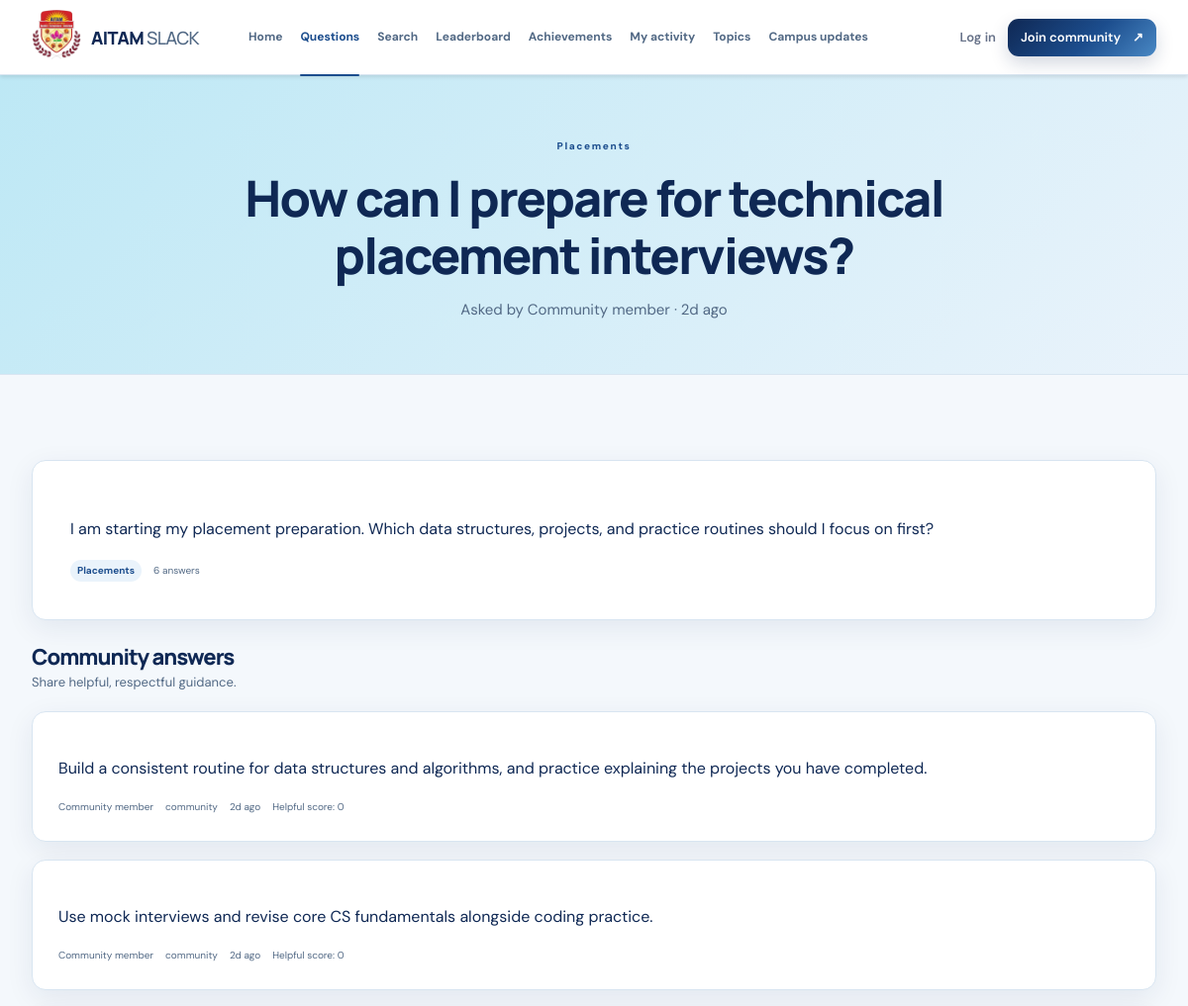
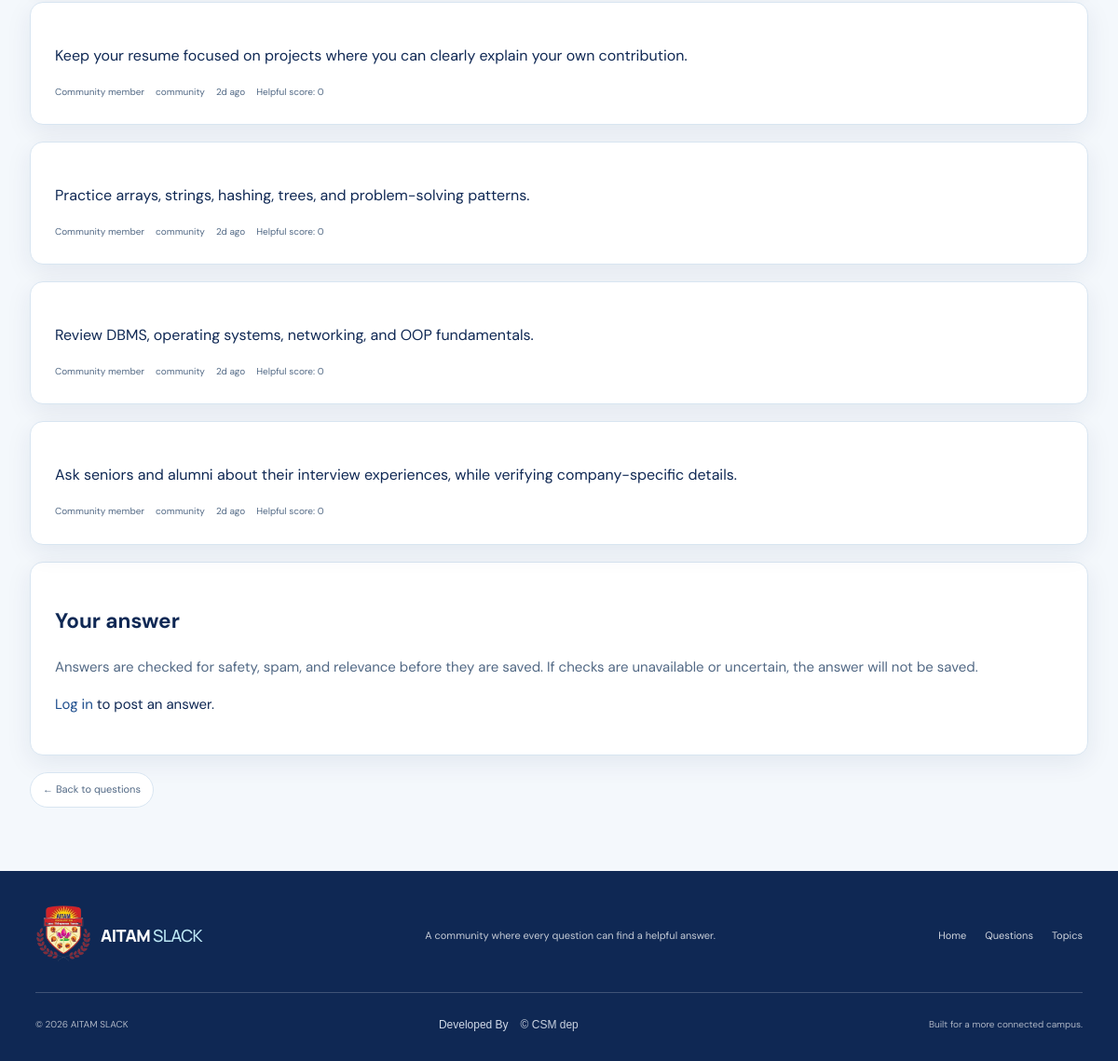
The page /question.php?id=2 on the database its author committed (2 pictures, top to bottom).
### tables this page shows
CREATE TABLE IF NOT EXISTS questions (
  id BIGINT UNSIGNED AUTO_INCREMENT PRIMARY KEY,
  user_id BIGINT UNSIGNED NULL,
  category_id INT UNSIGNED NOT NULL,
  title VARCHAR(220) NOT NULL,
  body TEXT NOT NULL,
  moderation_status ENUM('pending','allowed','review','blocked') NOT NULL DEFAULT 'allowed',
  status ENUM('draft','pending_review','published','rejected','archived') NOT NULL DEFAULT 'published',
  created_at TIMESTAMP NOT NULL DEFAULT CURRENT_TIMESTAMP,
  updated_at TIMESTAMP NULL DEFAULT NULL ON UPDATE CURRENT_TIMESTAMP,
  CONSTRAINT fk_questions_user FOREIGN KEY (user_id) REFERENCES users(id) ON DELETE SET NULL,
  CONSTRAINT fk_questions_category FOREIGN KEY (category_id) REFERENCES categories(id)
);

CREATE TABLE IF NOT EXISTS categories (
  id INT UNSIGNED AUTO_INCREMENT PRIMARY KEY,
  name VARCHAR(80) NOT NULL,
  slug VARCHAR(100) NOT NULL UNIQUE,
  description VARCHAR(255) NOT NULL,
  icon VARCHAR(12) NOT NULL DEFAULT '•',
  color VARCHAR(20) NOT NULL DEFAULT 'violet',
  sort_order INT NOT NULL DEFAULT 0,
  is_active TINYINT(1) NOT NULL DEFAULT 1
);

CREATE TABLE IF NOT EXISTS answers (
  id BIGINT UNSIGNED AUTO_INCREMENT PRIMARY KEY,
  question_id BIGINT UNSIGNED NOT NULL,
  user_id BIGINT UNSIGNED NULL,
  parent_answer_id BIGINT UNSIGNED NULL,
  body TEXT NOT NULL,
  status ENUM('pending_review','published','hidden','blocked') NOT NULL DEFAULT 'published',
  is_accepted TINYINT(1) NOT NULL DEFAULT 0,
  created_at TIMESTAMP NOT NULL DEFAULT CURRENT_TIMESTAMP,
  CONSTRAINT fk_answers_question FOREIGN KEY (question_id) REFERENCES questions(id) ON DELETE CASCADE,
  CONSTRAINT fk_answers_user FOREIGN KEY (user_id) REFERENCES users(id) ON DELETE SET NULL,
  CONSTRAINT fk_answers_parent FOREIGN KEY (parent_answer_id) REFERENCES answers(id) ON DELETE SET NULL
);

### includes/functions.php (called while the page is built, shortened)
<?php
function db(): PDO {
 static $pdo=null; if($pdo instanceof PDO)return $pdo;
 $pdo=new PDO('mysql:host='.DB_HOST.';dbname='.DB_NAME.';charset=utf8mb4',DB_USER,DB_PASS,[
  PDO::ATTR_ERRMODE=>PDO::ERRMODE_EXCEPTION,PDO::ATTR_DEFAULT_FETCH_MODE=>PDO::FETCH_ASSOC,PDO::ATTR_EMULATE_PREPARES=>false
 ]); return $pdo;
}
function e(?string $v):string{return htmlspecialchars($v??'',ENT_QUOTES|ENT_SUBSTITUTE,'UTF-8');}
function current_user():?array{
 if(empty($_SESSION['user_id']))return null;
}
function time_ago(string $d):string{$n=max(0,time()-strtotime($d));if($n<3600)return max(1,(int)($n/60)).'m ago';if($n<86400)return (int)($n/3600).'h ago';if($n<604800)return (int)($n/86400).'d ago';return date('M j',strtotime($d));}

### question.php (the view, shortened to what this page needs)
<?php
$id=filter_input(INPUT_GET,'id',FILTER_VALIDATE_INT)?:0; $user=current_user(); $errors=[];
$stmt=db()->prepare('SELECT q.*,c.name AS category_name,COALESCE(u.full_name,"Community member") AS author_name,u.id AS author_id FROM questions q JOIN categories c ON c.id=q.category_id LEFT JOIN users u ON u.id=q.user_id WHERE q.id=? AND q.status="published" AND q.moderation_status="allowed" LIMIT 1');$stmt->execute([$id]);$question=$stmt->fetch();
$as=db()->prepare('SELECT a.*,COALESCE(u.full_name,"Community member") AS author_name,u.id AS author_id,u.role AS author_role,(SELECT COALESCE(SUM(v.vote),0) FROM answer_votes v WHERE v.answer_id=a.id) AS vote_score,(SELECT v.vote FROM answer_votes v WHERE v.answer_id=a.id AND v.user_id=?) AS my_vote FROM answers a LEFT JOIN users u ON u.id=a.user_id WHERE a.question_id=? AND a.status="published" ORDER BY a.is_accepted DESC,a.created_at ASC');$as->execute([$user?(int)$user['id']:0,$id]);$answers=$as->fetchAll();$pageTitle='Question details';$saved=false;if($user){$bs=db()->prepare('SELECT id FROM question_bookmarks WHERE user_id=? AND question_id=?');$bs->execute([(int)$user['id'],$id]);$saved=(bool)$bs->fetch();}require __DIR__.'/includes/header.php';
?>
<section class="page-hero"><span class="eyebrow"><?=e($question['category_name'])?></span><h1><?=e($question['title'])?></h1><p>Asked by <?=e($question['author_name'])?> · <?=e(time_ago($question['created_at']))?></p></section>
<section class="section-block"><article class="account-card question-detail"><p><?=nl2br(e($question['body']))?></p><div class="question-meta"><span class="topic-pill"><?=e($question['category_name'])?></span><span><?=count($answers)?> answers</span></div></article>
<div id="answers" class="section-heading compact"><div><h2>Community answers</h2><p>Share helpful, respectful guidance.</p></div></div>
<?php foreach($answers as $answer): ?><article id="answer-<?=(int)$answer['id']?>" class="account-card answer-card"><p><?=nl2br(e($answer['body']))?></p><div class="question-meta"><span><?=e($answer['author_name'])?></span><span><?=e($answer['author_role']??'community')?></span><span><?=e(time_ago($answer['created_at']))?></span><span>Helpful score: <?= (int)$answer['vote_score'] ?></span></div>
</article><?php endforeach; ?>
<div id="answer-form" class="account-card"><h2>Your answer</h2><p class="muted">Answers are checked for safety, spam, and relevance before they are saved. If checks are unavailable or uncertain, the answer will not be saved.</p><?php if(!$user): ?><p><a href="login.php">Log in</a> to post an answer.</p><?php endif; ?></div><a class="filter-chip" href="questions.php">← Back to questions</a></section>
<?php require __DIR__.'/includes/footer.php'; ?>

### assets/style.css (style rules this page uses)
:root { --color-navy: #0F2854; --color-primary: #1C4D8D; --color-accent: #4988C4; --color-light: #BDE8F5; --page-bg: #F4F8FC; --surface: #FFFFFF; --surface-soft: #EAF3FB; --text-primary: #0F2854; --text-secondary: #526985; --border-color: #D8E5F1; --success: #15803D; --warning: #B45309; --danger: #B91C1C; --gradient-primary: linear-gradient( 135deg, #0F2854 0%, #1C4D8D 55%, #4988C4 100% ); --gradient-soft: linear-gradient( 135deg, #BDE8F5 0%, #EAF3FB 100% ); --shadow-card: 0 8px 28px rgba(15, 40, 84, 0.08); --shadow-hover: 0 16px 40px rgba(15, 40, 84, 0.14); --radius-sm: 8px; --radius-md: 14px; --radius-lg: 22px; }
:root { --ink:var(--text-primary);--muted:var(--text-secondary);--line:var(--border-color);--paper:var(--surface);--canvas:var(--page-bg);--purple:var(--color-primary);--purple-dark:var(--color-navy);--mint:var(--surface-soft);--shadow:var(--shadow-card) }
* { box-sizing:border-box }
html { scroll-behavior:smooth;scroll-padding-top:100px }
body { margin:0;background:var(--paper);color:var(--ink);font-family:"DM Sans",sans-serif;font-size:15px;line-height:1.65;-webkit-font-smoothing:antialiased }
a { color:inherit;text-decoration:none }
.eyebrow { display:inline-flex;align-items:center;gap:8px;color:#7771c8;font-size:10px;font-weight:800;letter-spacing:1.65px }
.hero h1,.page-hero h1 { font:800 clamp(43px,5vw,66px)/1.1 Manrope,sans-serif;letter-spacing:-3.4px;margin:19px 0 20px }
.section-block { max-width:1180px;padding:75px 28px;margin:0 auto }
.section-heading { display:flex;justify-content:space-between;align-items:end;gap:25px;margin-bottom:27px }
.section-heading h2,.cta-banner h2 { font:750 29px/1.25 Manrope;letter-spacing:-1px;margin:9px 0 7px }
.section-heading p,.cta-banner p { margin:0;color:#7c8799;font-size:13px }
.compact { align-items:center;margin-bottom:19px }
.compact h2 { font-size:22px;margin:6px 0 0 }
.question-meta { display:flex;align-items:center;gap:12px;flex-wrap:wrap;color:#8a94a5;font-size:10px }
.topic-pill { border-radius:5px;padding:3px 7px;background:#f0edff;color:#6555c9;font-weight:700 }
.page-hero { background:linear-gradient(135deg,#f7f6ff,#fff 65%);padding:58px 28px 50px;text-align:center;border-bottom:1px solid #efedf9 }
.page-hero h1 { font-size:45px;letter-spacing:-2px;margin:12px 0 }
.page-hero p { margin:0 auto;max-width:600px;color:#7b8699 }
.filter-chip { border:1px solid #e6e8f0;border-radius:20px;padding:7px 13px;font-size:11px;color:#747f92;background:white;transition:all .2s }

### rows shown on the page
questions: category.name "Placements", title "How can I prepare for technical placement interviews?", created_at "2d ago", body "I am starting my placement preparation. Which data structures, projects, and practice routines should I focus on first?"
answers: body "Build a consistent routine for data structures and algorithms, and practice explaining the projects you have completed.", author_name "Community member", author_role "community", created_at "2d ago", vote_score "0"
answers: body "Use mock interviews and revise core CS fundamentals alongside coding practice.", author_name "Community member", author_role "community", created_at "2d ago", vote_score "0"
answers: body "Keep your resume focused on projects where you can clearly explain your own contribution.", author_name "Community member", author_role "community", created_at "2d ago", vote_score "0"
answers: body "Practice arrays, strings, hashing, trees, and problem-solving patterns.", author_name "Community member", author_role "community", created_at "2d ago", vote_score "0"
answers: body "Review DBMS, operating systems, networking, and OOP fundamentals.", author_name "Community member", author_role "community", created_at "2d ago", vote_score "0"
answers: body "Ask seniors and alumni about their interview experiences, while verifying company-specific details.", author_name "Community member", author_role "community", created_at "2d ago", vote_score "0"

### other values the page prints
$question['author_name'] "Community member"
count($answers) "6"
